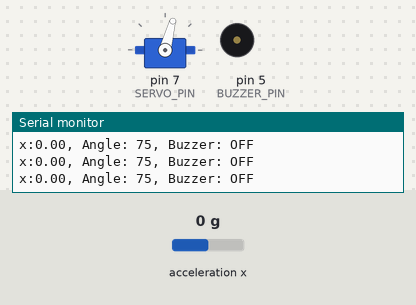
This sketch was run on a simulated Arduino Uno, built with avr-gcc and run on an emulated ATmega328P. On the bench: servo, buzzer (waves = sounding), the last lines printed to the serial monitor. The test bench sets the inputs (shaded band); at power-on: acceleration x 0 g.

Above: at 1.3 s.
1.4 s: acceleration x set to -1.4 g
At 2.0 s:
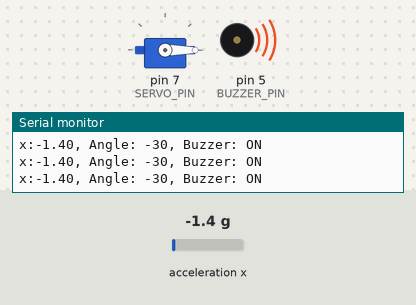
2.9 s: acceleration x set to 0.8 g
At 3.6 s:
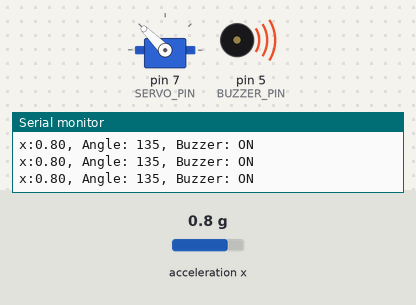
4.4 s: acceleration x set to 1.4 g
At 5.6 s:
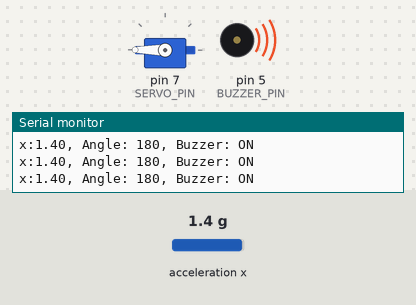
5.9 s: acceleration x set to 0 g
At 6.2 s:
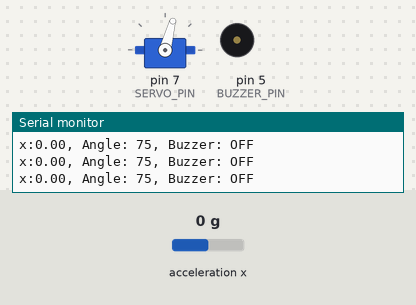
Timing chart, 0 to 8.4 s (numbered marks = the images above; inputs shaded):
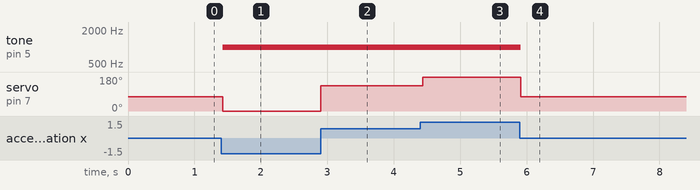

Measured:
- after the input at 1.4 s, tone on pin 5 (BUZZER_PIN): silent → 1000 Hz at once; servo on pin 7 (SERVO_PIN): 75° → 0° at once
- after the input at 2.9 s, servo on pin 7 (SERVO_PIN): 0° → 135° at once
- after the input at 4.4 s, servo on pin 7 (SERVO_PIN): 135° → 180° at once
- after the input at 5.9 s, tone on pin 5 (BUZZER_PIN): 1000 Hz → silent at once; servo on pin 7 (SERVO_PIN): 180° → 75° at once

The sketch:

final_accelerometer_servo_buzzer_1.ino
```cpp
#include <Servo.h>
#include "LIS3DHTR.h"
#include <Wire.h>

// Create objects for the servo motor and accelerometer
Servo myservo;
LIS3DHTR<TwoWire> LIS;

// Define the pins
#define SERVO_PIN 7
#define BUZZER_PIN 5
#define WIRE Wire

void setup() {
  // Initialize serial communication
  Serial.begin(115200);
  while (!Serial) {
  };

  // Initialize the accelerometer
  LIS.begin(WIRE, 0x19); // IIC init
  LIS.closeTemp();
  delay(100);
  LIS.setFullScaleRange(LIS3DHTR_RANGE_2G);
  LIS.setOutputDataRate(LIS3DHTR_DATARATE_50HZ);

  // Initialize the servo motor
  myservo.attach(SERVO_PIN);  // Attach the servo to the defined pin

  // Initialize the buzzer pin as output
  pinMode(BUZZER_PIN, OUTPUT); // Set buzzer pin as output
}

void loop() {
  // Read accelerometer data
  float x = LIS.getAccelerationX();

  // Map the X-axis acceleration to servo angle (0 to 150 degrees)
  int angle = map(x * 100, -100, 100, 0, 150);  // Assuming x ranges from -2g to 2g

  // Move the servo based on the mapped angle
  myservo.write(angle);

  // Determine the buzzer state
  bool buzzerState = (angle > 120 || angle < 30);
  if (buzzerState) {
    tone(BUZZER_PIN, 1000);  // Generate a 1000 Hz tone
  } else {
    noTone(BUZZER_PIN);  // Stop the tone
  }

  // Print the readings to the Serial Monitor
  Serial.print("x:"); Serial.print(x);
  Serial.print(", Angle: "); Serial.print(angle);
  Serial.print(", Buzzer: "); Serial.println(buzzerState ? "ON" : "OFF");

  delay(50);  // Small delay for stability
}
```
